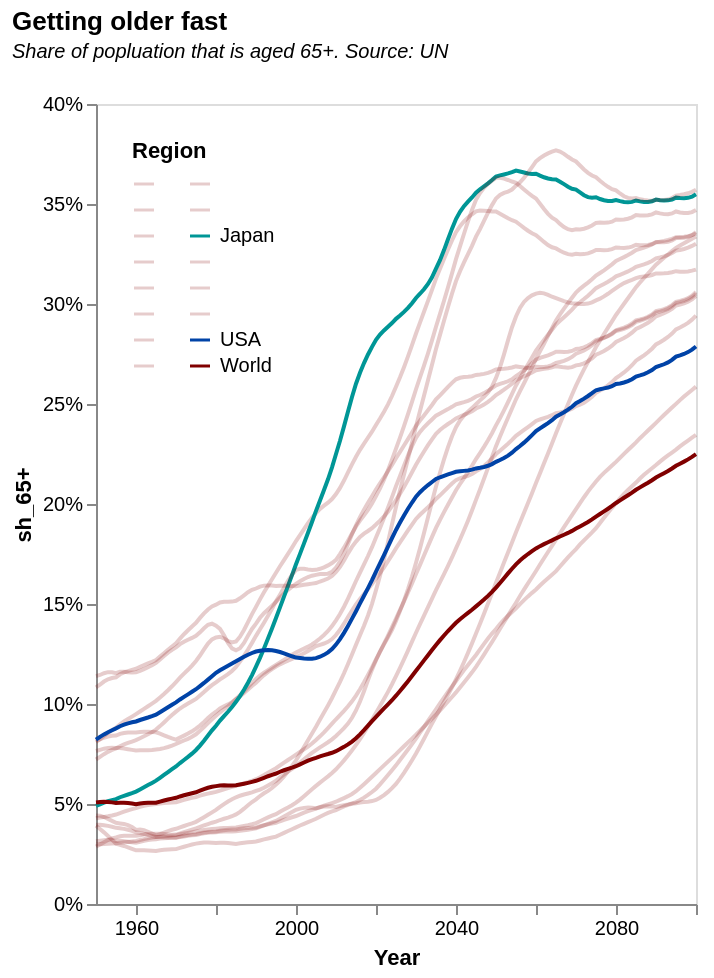

Here is the Vega-Lite specification saved for this chart:
### Vega-Lite specification from a JSON file in a GitHub repository (floating-point values rounded to 4 significant figures; data arrays with more than 128 entries replaced by an {"elided": "..."} marker saying what was removed)
{"$schema": "https://vega.github.io/schema/vega-lite/v5.json", "data": {"values": {"elided": "2584 records"}, "format": {"parse": {"Year": "date"}}}, "title": {"text": "Getting older fast", "subtitle": ["Share of popluation that is aged 65+. Source: UN", ""], "subtitleFontStyle": "italic", "subtitleFontSize": 10, "anchor": "start"}, "height": 400, "width": 300, "mark": {"type": "line", "strokeWidth": 2}, "transform": [{"filter": "datum.Region!='Democratic Republic of the Congo'"}], "encoding": {"x": {"field": "Year", "type": "temporal", "axis": {"grid": false, "labelSeparation": 10}}, "y": {"field": "sh_65+", "type": "quantitative", "axis": {"grid": false, "labelSeparation": 10, "format": "%"}}, "color": {"field": "Region", "type": "nominal", "legend": {"orient": "top-left", "columns": 2, "labelExpr": "{'WORLD':'World','Japan':'Japan','United States of America':'USA'}[datum.label]"}, "scale": {"range": ["rgba(128,0,0,0.2)", "rgba(128,0,0,0.2)", "rgba(128,0,0,0.2)", "rgba(128,0,0,0.2)", "rgba(128,0,0,0.2)", "rgba(128,0,0,0.2)", "rgba(128,0,0,0.2)", "rgba(128,0,0,0.2)", "rgba(128,0,0,0.2)", "rgba(128,0,0,0.2)", "rgba(0,150,150,1)", "rgba(128,0,0,0.2)", "rgba(128,0,0,0.2)", "rgba(128,0,0,0.2)", "rgba(0,67,167,1)", "rgba(128,0,0,1)"]}}}}
